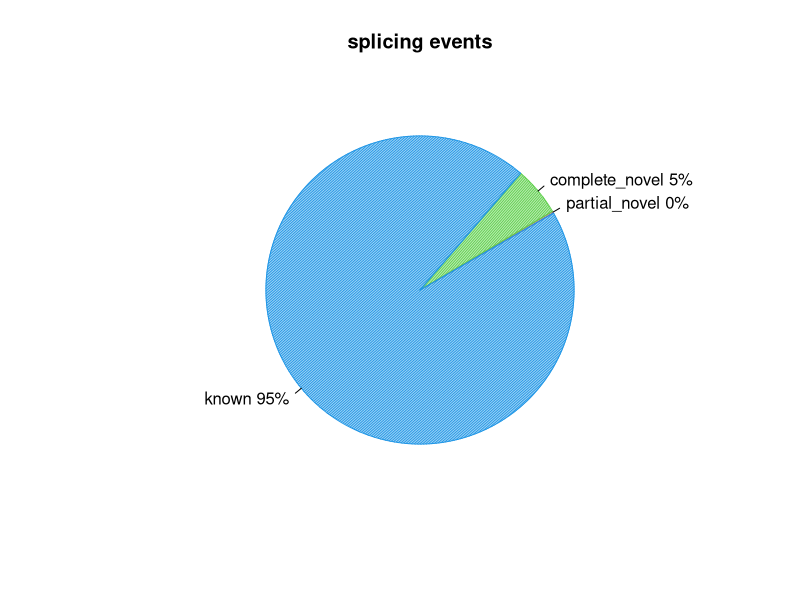
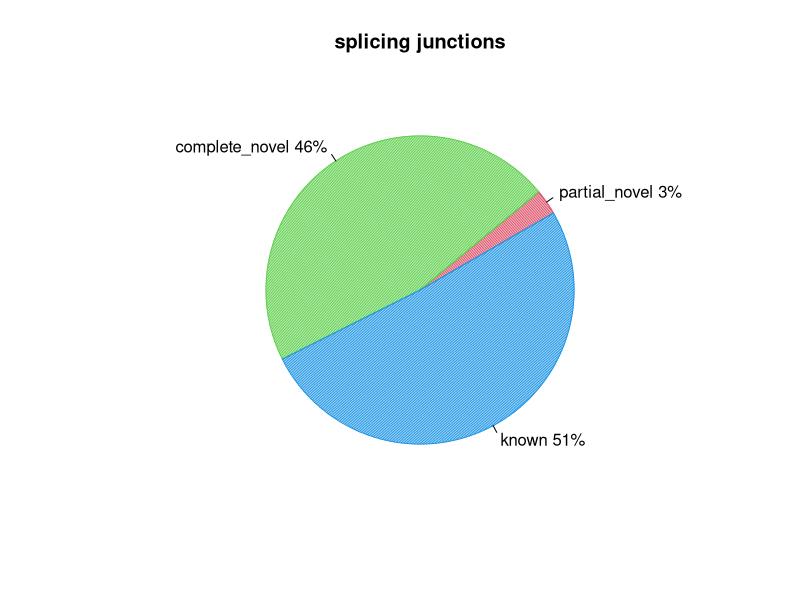

The R source for these figures, in order:
pdf("/home/mashxp/Documents/MyVault/Atlas/LuuLoi_RNA-seq_course/exercise/_data/rseqc/ERR458498/junction_annotation/ERR458498.splice_events.pdf")
events=c(0.19540791402051783,5.145741735873636,94.56114639309558)
pie(events,col=c(2,3,4),init.angle=30,angle=c(60,120,150),density=c(70,70,70),main="splicing events",labels=c("partial_novel 0%","complete_novel 5%","known 95%"))
dev.off()
pdf("/home/mashxp/Documents/MyVault/Atlas/LuuLoi_RNA-seq_course/exercise/_data/rseqc/ERR458498/junction_annotation/ERR458498.splice_junction.pdf")
junction=c(2.6525198938992043,46.41909814323608,50.92838196286472)
pie(junction,col=c(2,3,4),init.angle=30,angle=c(60,120,150),density=c(70,70,70),main="splicing junctions",labels=c("partial_novel 3%","complete_novel 46%","known 51%"))
dev.off()
